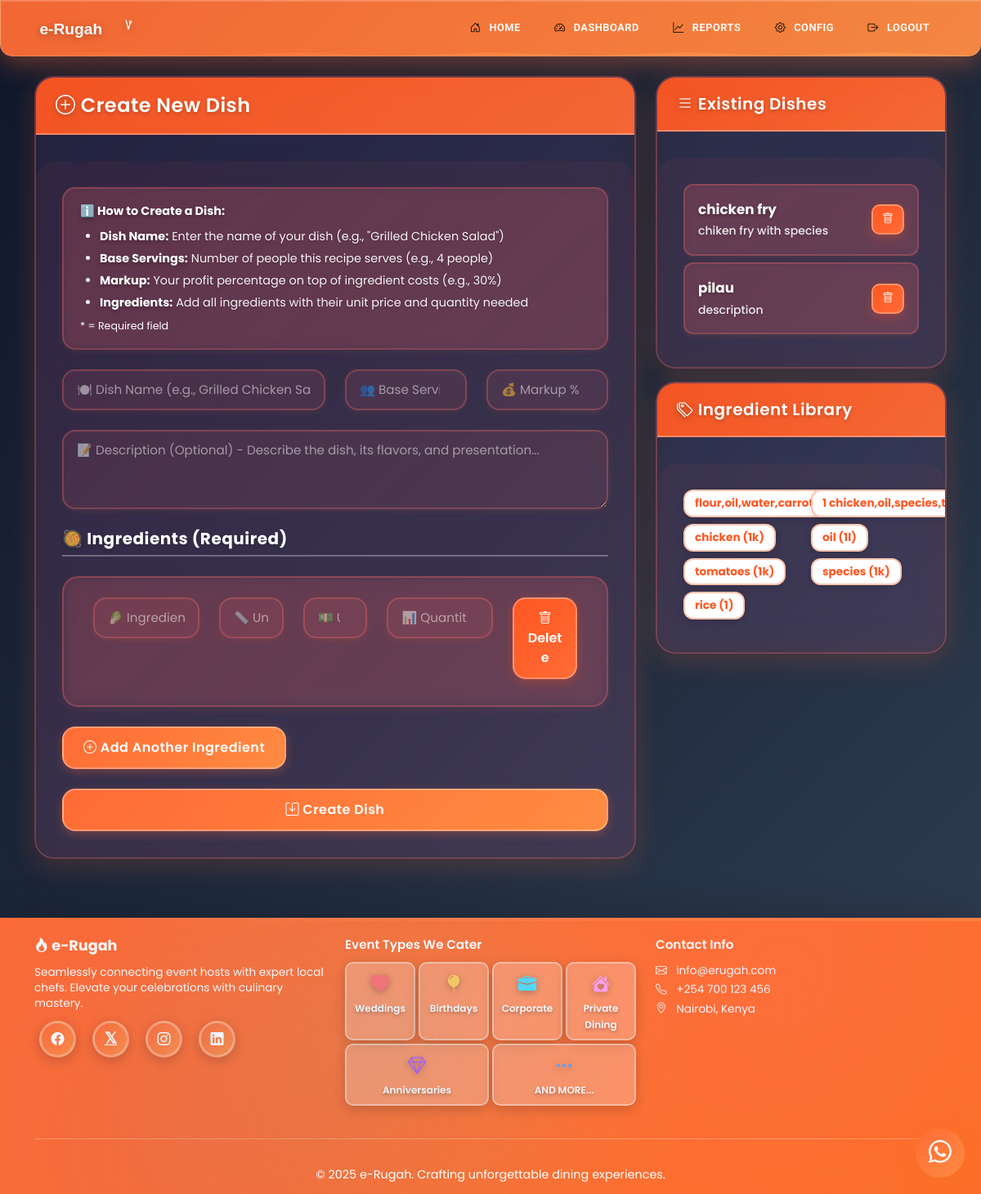
Page /admin/create-dish (signed in) on the earlier database version.
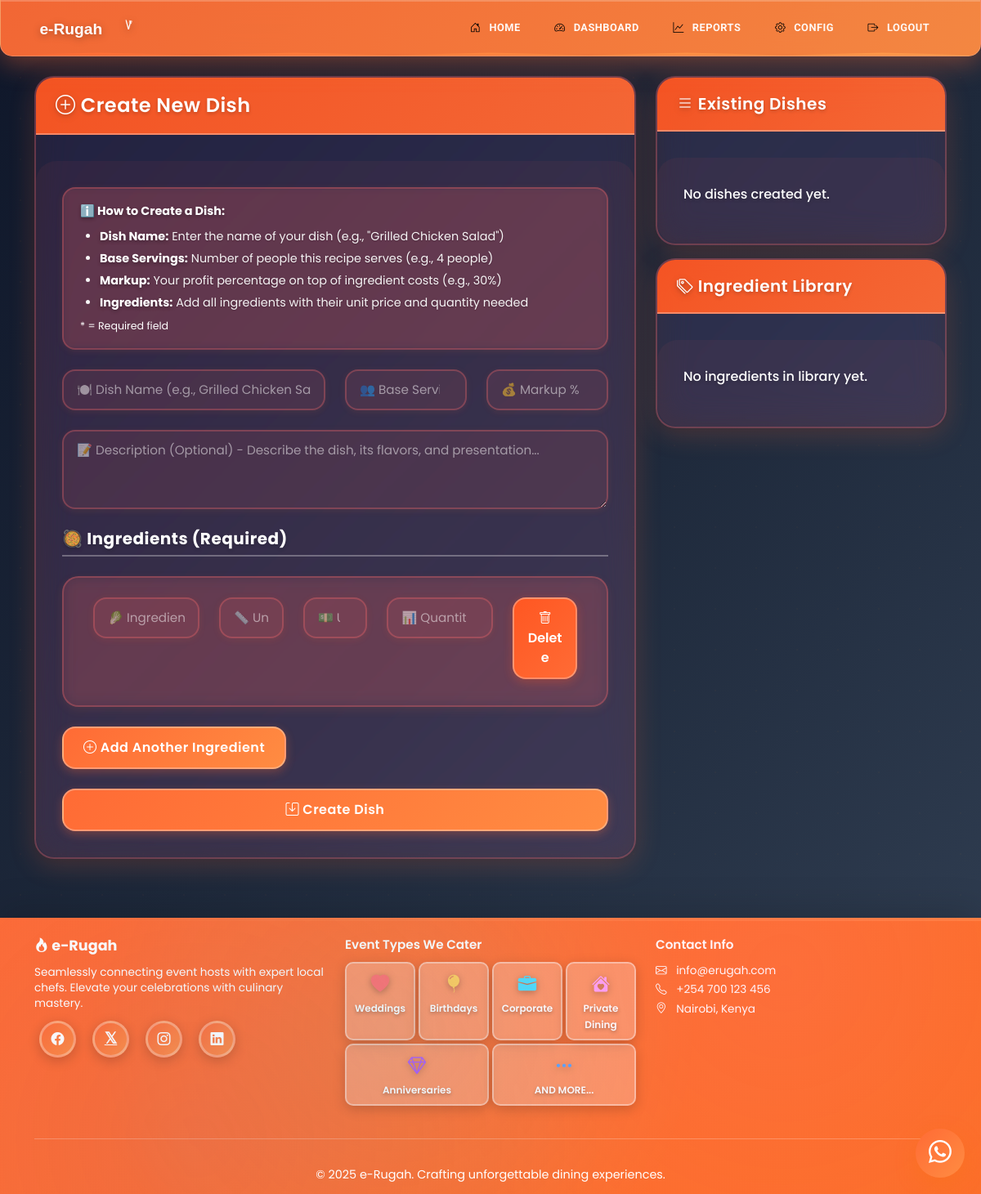
Same page on the later database version.
### models.py (models this page shows)
class Dish(db.Model):
    id = db.Column(db.Integer, primary_key=True)
    name = db.Column(db.String(100), nullable=False)
    base_servings = db.Column(db.Integer, nullable=False)
    markup = db.Column(db.Float, nullable=False)  # percentage
    description = db.Column(db.Text)
    created_at = db.Column(db.DateTime, default=datetime.utcnow)
    dish_ingredients = db.relationship('DishIngredient', backref='dish', lazy=True)

class Ingredient(db.Model):
    id = db.Column(db.Integer, primary_key=True)
    name = db.Column(db.String(100), nullable=False)
    unit = db.Column(db.String(20), nullable=False)  # e.g., kg, g, pcs
    unit_price = db.Column(db.Float, nullable=False)
    created_at = db.Column(db.DateTime, default=datetime.utcnow)

### main.py (the view, shortened to what this page needs)
@app.route('/admin/create-dish', methods=['GET', 'POST'])
@role_required('admin')
def admin_create_dish():
    dishes = Dish.query.all()
    ingredients = Ingredient.query.all()
    return render_template('admin_create_dish.html', dishes=dishes, ingredients=ingredients)

### main.py (called while the page is built)
@app.context_processor
def inject_year():
    return {'year': datetime.now().year}

@login_manager.user_loader
def load_user(user_id):
    return User.query.get(int(user_id))

def role_required(role):
    def decorator(f):
        @wraps(f)
        @login_required
        def decorated_function(*args, **kwargs):
            if current_user.role != role:
                flash('Access denied. Insufficient permissions.', 'danger')
                return redirect(url_for('index'))
            return f(*args, **kwargs)
        return decorated_function
    return decorator

### templates/admin_create_dish.html (shortened to what the changed rows need)
{% extends "base.html" %}
{% block content %}
<div class="row">
    <div class="col-md-4">
        <div class="card shadow">
            <div class="card-body">
                {% if dishes %}
                    <ul class="list-group list-group-flush">
                        {% for dish in dishes %}
                            <li class="list-group-item d-flex justify-content-between align-items-start">
                                <div class="flex-grow-1">
                                    <strong>{{ dish.name }}</strong><br>
                                    <small class="text-muted">{{ dish.description if dish.description else 'No description' }}</small>
                                </div>
                                <button type="button" class="btn btn-danger btn-sm delete-dish-btn"
                                        data-dish-id="{{ dish.id }}"
                                        data-dish-name="{{ dish.name }}"
                                        style="margin-left: 10px;">
                                    <i class="bi bi-trash"></i>
                                </button>
                            </li>
                        {% endfor %}
                    </ul>
                {% else %}
                    <p class="text-muted">No dishes created yet.</p>
                {% endif %}
            </div>
        </div>
        <div class="card shadow mt-3">
            <div class="card-body">
                {% if ingredients %}
                    <div class="row">
                        {% for ingredient in ingredients %}
                            <div class="col-6 mb-2">
                                <small class="badge bg-light text-dark">{{ ingredient.name }} ({{ ingredient.unit }})</small>
                            </div>
                        {% endfor %}
                    </div>
                {% else %}
                    <p class="text-muted">No ingredients in library yet.</p>
                {% endif %}
            </div>
        </div>
    </div>
</div>
{% endblock %}

Differences in the rows shown:
removed Dish: name "chicken fry", description "chiken fry with species"
removed Dish: name "pilau", description "description"
removed Ingredient: name "flour,oil,water,carrots"
removed Ingredient: name "1…"
removed Ingredient: name "chicken", unit "1k"
removed Ingredient: name "oil", unit "1l"
removed Ingredient: name "tomatoes", unit "1k"
removed Ingredient: name "species", unit "1k"
removed Ingredient: name "rice", unit "1"
Other differences:
text now shown: "No dishes created yet. No ingredients in library yet."
